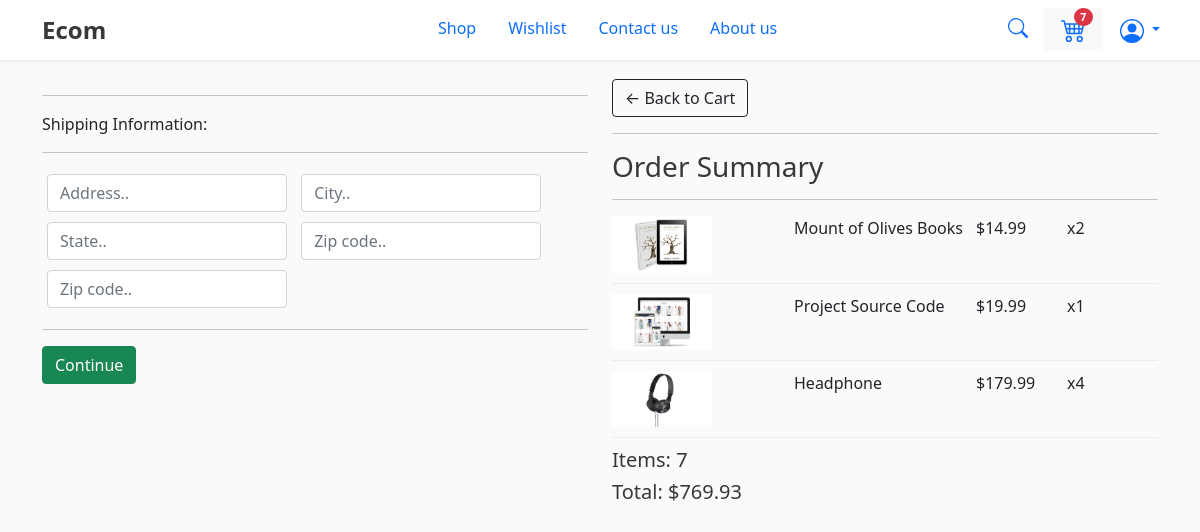
/checkout/ (signed in), run on an earlier commit of the app's database.
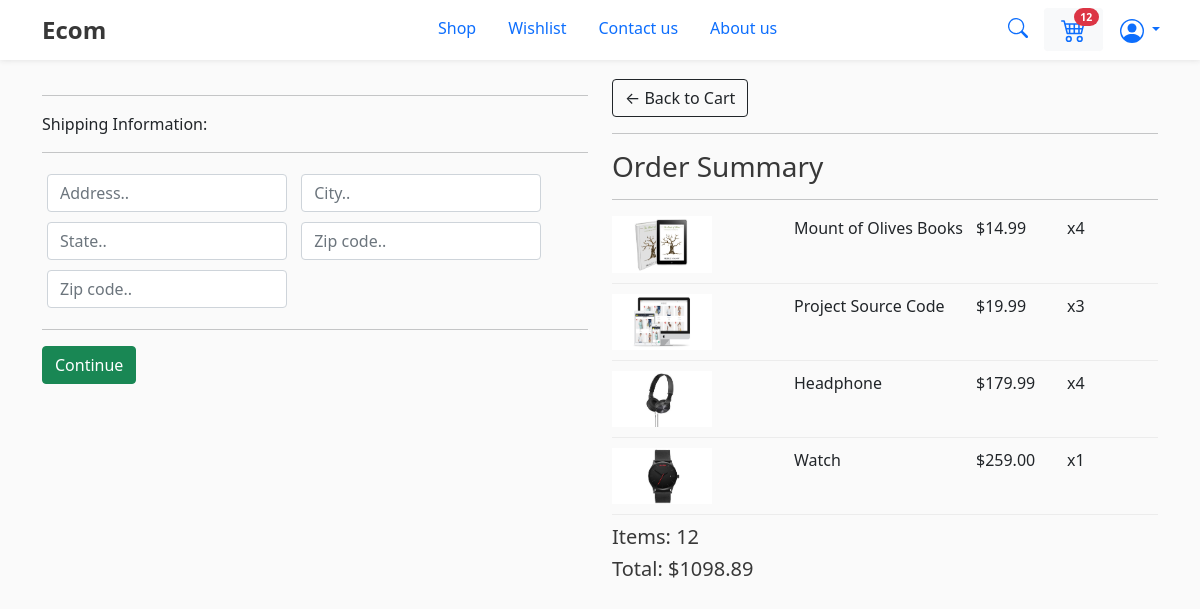
And on a later commit of the database.
### customers/models.py (models this page shows, shortened)
class OrderItem(models.Model):
     product =models.ForeignKey("shop.Product" , on_delete=models.SET_NULL, blank = True, null = True)
     order =models.ForeignKey(Order , on_delete=models.SET_NULL, blank = True, null = True)
     quantity = models.IntegerField(default =0, null = True, blank = True)
     date_added = models.DateTimeField(auto_now_add =True)
     @property
     def get_total(self):
            total = self.product.price * self.quantity
            return total

class Order(models.Model):
    customer =models.ForeignKey(Customer , on_delete=models.SET_NULL, blank = True, null = True)
    date_orderd = models.DateTimeField(auto_now_add =True)
    complete = models.BooleanField(default = False, null=True, blank = False )
    transaction_id = models.CharField(max_length= 200 , null =True)
    @property
    def shipping(self):
        shipping =False
        orderItems = self.orderitem_set.all()
        for i in orderItems:
            if i.product.digital ==False:
                shipping =True
            return shipping
    @property
    def get_cart_total(self):
        orderitems = self.orderitem_set.all()
        total = sum([item.get_total for item in orderitems])
        return total
    @property
    def get_cart_items(self):
        orderitems = self.orderitem_set.all()
        total = sum([item.quantity for item in orderitems])
        return total

### shop/models.py (models this page shows, shortened)
class Product(models.Model):
    image = models.ImageField(null=True, blank=True)
    name = models.CharField(max_length = 200, null = True )
    price = models.FloatField()
    description = models.TextField( default="product description not provided")
    category = models.ForeignKey(Category,on_delete=models.CASCADE, null =True , blank =True)
    digital = models.BooleanField(default = False ,null =True , blank =False)
    @property
    def imageURL(self):
        try:
            url = self.image.url
        except:
            url = ''
        return url

### shop/views.py (the view)
# urls.py: path("checkout/", views.checkout , name = "checkout"),
@login_required
def checkout(request):
    if request.user.is_authenticated:
        customer = request.user.customer
        order , created = Order.objects.get_or_create(customer = customer, complete = False)
        items = order.orderitem_set.all()  # I HAVE SEEN THIS NOTATION SEVERAL TIMES
        cartItems = order.get_cart_items
    else:
        items = []
        order = {'get_cart_total': 0, 'get_cart_items':0, 'shipping' : False}
        cartItems =order['get_cart_items']
    context ={'items': items, 'order':order, "cartItems":cartItems}
    return render(request, 'shop/checkout.html', context)

### shop/context_processors.py (called while the page is built)
def cartItems(request):
    if request.user.is_authenticated:
        customer = request.user.customer
        order , created = Order.objects.get_or_create(customer = customer, complete = False)
        cartItems = order.get_cart_items
        return {"cartItems":cartItems}
    else:
        return {}

### shop/templates/shop/checkout.html (shortened to what this page needs)
{% extends 'shop/main.html' %}
{% block content %}
<div class="container" style="margin-top: 0.5cm;">
     <div class="row">
		<div class="col-lg-6">
			<div class="box-element" id="form-wrapper">
				<form id="form">
					<div id="shipping-info">
						<hr>
						<p>Shipping Information:</p>
						<hr>
						<div class="form-field">
							<input class="form-control" type="text" name="address" placeholder="Address..">
						</div>
						<div class="form-field">
							<input class="form-control" type="text" name="city" placeholder="City..">
						</div>
						<div class="form-field">
							<input class="form-control" type="text" name="state" placeholder="State..">
						</div>
						<div class="form-field">
							<input class="form-control" type="text" name="zipcode" placeholder="Zip code..">
						</div>
						<div class="form-field">
							<input class="form-control" type="text" name="country" placeholder="Zip code..">
						</div>
					</div>
					<hr>
					<input id="form-button" class="btn btn-success btn-block" type="submit" value="Continue">
				</form>
			</div>
			<br>
		</div>
		<div class="col-lg-6">
			<div class="box-element">
				<a  class="btn btn-outline-dark" href="{% url 'shop:cart' %}">&#x2190; Back to Cart</a>
				<hr>
				<h3>Order Summary</h3>
				<hr>
				{% for item in items %}
				<div class="cart-row">
					<div style="flex:2"><img class="row-image" src="{{item.product.imageURL}}"></div>
					<div style="flex:2"><p>{{item.product.name}}</p></div>
					<div style="flex:1"><p>${{item.product.price|floatformat:2}}</p></div>
					<div style="flex:1"><p>x{{item.quantity}}</p></div>
				</div>
				{% endfor %}
				<h5>Items:   {{order.get_cart_items}}</h5>
				<h5>Total:   ${{order.get_cart_total|floatformat:2}}</h5>
			</div>
		</div>
	</div>
</div>
{% endblock content %}

What changed in the data, as far as the page shows it:
changed OrderItem "Mount of Olives Books": quantity "2" → "4"
changed OrderItem "Project Source Code": quantity "1" → "3"
added OrderItem: product.imageURL (picture), product.name "Watch", product.price "259.00", quantity "1"
changed through a linked row, Order: get_cart_items "7" → "12"; get_cart_total "769.93" → "1098.89"
Also different on the page:
{{ cartItems|default:0 }}: "7" → "12"
